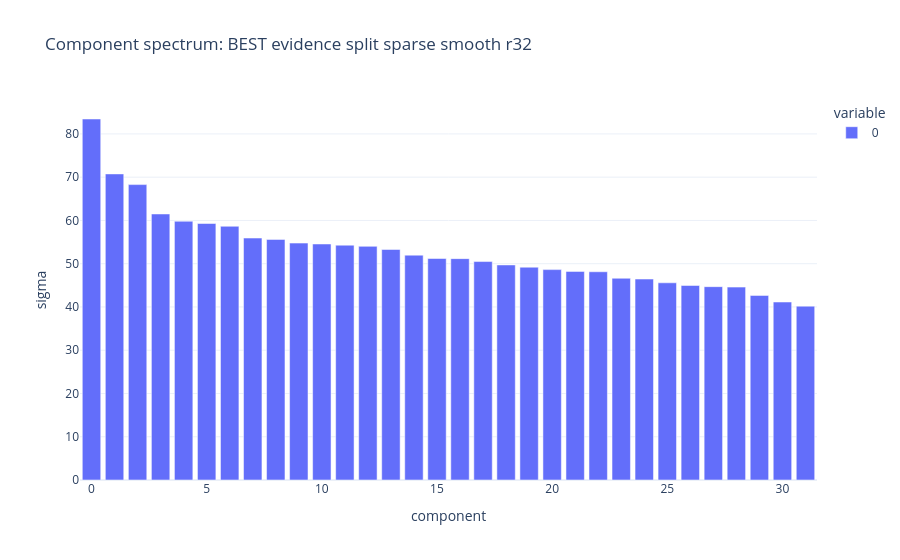

Source (notebook cell):
### Code cell
plus, minus, down, sigma = best.decompose()
best_fig = component_figure(plus, minus, down, sigma, k=16, title=f"BEST: {best_name}")
save_fig(best_fig, "components_best_decomposition")
plot_sigma(sigma, f"BEST {best_name}")

### Figure 1 — Plotly figure (JSON) as saved in the notebook; plotly's stock layout.template omitted (floating-point values rounded to 4 significant figures)
{"data": [{"hovertemplate": "variable=0<br>component=%{x}<br>sigma=%{y}<extra></extra>", "legendgroup": "0", "marker": {"color": "#636efa", "pattern": {"shape": ""}}, "name": "0", "orientation": "v", "showlegend": true, "textposition": "auto", "type": "bar", "x": [0, 1, 2, 3, 4, 5, 6, 7, 8, 9, 10, 11, 12, 13, 14, 15, 16, 17, 18, 19, 20, 21, 22, 23, 24, 25, 26, 27, 28, 29, 30, 31], "xaxis": "x", "y": [83.45, 70.75, 68.28, 61.49, 59.82, 59.29, 58.65, 55.93, 55.61, 54.77, 54.56, 54.28, 54.01, 53.29, 51.98, 51.2, 51.17, 50.5, 49.71, 49.19, 48.63, 48.22, 48.14, 46.64, 46.45, 45.58, 44.97, 44.69, 44.59, 42.67, 41.14, 40.18], "yaxis": "y"}], "layout": {"barmode": "relative", "legend": {"title": {"text": "variable"}, "tracegroupgap": 0}, "title": {"text": "Component spectrum: BEST evidence split sparse smooth r32"}, "xaxis": {"anchor": "y", "domain": [0.0, 1.0], "title": {"text": "component"}}, "yaxis": {"anchor": "x", "domain": [0.0, 1.0], "title": {"text": "sigma"}}}}
